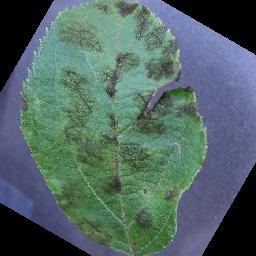
#> input picture data/Apple___Apple_scab/12bc3d5c-2409-426e-b6cb-a08cbf488153___FREC_Scab 3154_new30degFlipLR.JPG, 256 x 256 px; its folder holds only this picture in this run
$ jupyter execute --allow-errors leaf_disease_detection.ipynb
#> lines starting #> are read from the running program, lines starting #| are printed output that depends on the picture
[cell 1]
import os
import numpy as np
import pandas as pd
import matplotlib.pyplot as plt
import seaborn as sns
from PIL import Image

#### Data preparation

[cell 2]
def load_data(root_dir,image_size=(32,32)):
#> called with root_dir = 'data', image_size = (32, 32)
    X=[]
    Y=[]
    for label in sorted(os.listdir(root_dir)):
        label_path= os.path.join(root_dir,label)
        if not os.path.isdir(label_path):
            continue
        for fname in os.listdir(label_path):
            if fname.lower().endswith(".jpg"):
                img_path= os.path.join(label_path,fname)
                img=Image.open(img_path).convert('L').resize(image_size)
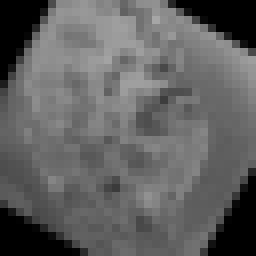
#> img: PIL image 32x32 L (shown 8 times larger); min 0, max 166, mean 96.3
                X.append(np.array(img).flatten())
                Y.append(label)
#> pass 2 of the loop in load_data, `for label in sorted(os.listdir(root_dir)):`:
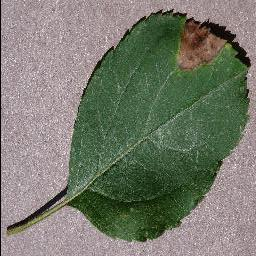
#> input picture data/Apple___Black_rot/04e74a0c-bda4-4e06-aeab-ec24b1007994___JR_FrgE.S 8782_270deg.JPG, 256 x 256 px
#> in load_data, `img=Image.open(img_path).convert('L').resize(image_size)`:
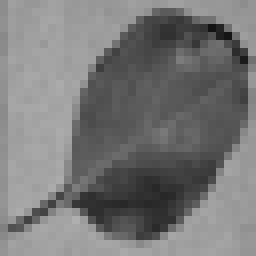
#> img: PIL image 32x32 L (shown 8 times larger); min 20, max 174, mean 119.4
    return np.array(X), np.array(Y)

[cell 3]
image_folder='data'
X,y=load_data(image_folder,image_size=(32,32))

[cell 4]
X

[cell 5]
print(len(np.unique(y)))
#| 2
print(np.unique(y))
#| ['Apple___Apple_scab' 'Apple___Black_rot']

[cell 6]
fig, axes=plt.subplots(5,3,figsize=(15,20))
#> (the rest of this cell did not finish here and is left out)

[cell 7]
from sklearn.preprocessing import StandardScaler
from sklearn.model_selection import train_test_split
from sklearn.neighbors import KNeighborsClassifier
from sklearn.metrics import classification_report, accuracy_score

[cell 8]
scaler= StandardScaler()
X_scaled=scaler.fit_transform(X)
X_train,X_test,y_train,y_test= train_test_split(X_scaled, y, test_size=0.2, random_state=42)

[cell 9]
knn=KNeighborsClassifier(n_neighbors=10)
knn.fit(X_train,y_train)

#> (a cell that did not finish here is left out)

[cell 11]
fig, axes=plt.subplots(6,3,figsize=(20,20))
#> (the rest of this cell did not finish here and is left out)

#> (a cell that did not finish here is left out)

[cell 13]
from sklearn.model_selection import GridSearchCV

[cell 14]
param_grid = {
    'n_neighbors': [2,3,4,5,7,10,12,15,17,20]
}

[cell 15]
grid = GridSearchCV(knn, param_grid, cv=5, scoring='accuracy')
#> (the rest of this cell did not finish here and is left out)

#> (a cell that did not finish here is left out)

[cell 17]
from sklearn.ensemble import RandomForestClassifier

[cell 18]
random_forest_model=RandomForestClassifier(random_state=42)
random_forest_model.fit(X_train,y_train)

[cell 19]
y_pred=random_forest_model.predict(X_test)

[cell 20]
fig, axes=plt.subplots(6,3,figsize=(20,20))
#> (the rest of this cell did not finish here and is left out)

[cell 21]
print(f'Accuracy SCORE:{accuracy_score(y_test,y_pred)*100}%')
#| Accuracy SCORE:0.0%
print(f'CLASSIFICATION REPORT: \n {classification_report(y_test,y_pred)}')
#| CLASSIFICATION REPORT:
#|                      precision    recall  f1-score   support
#| Apple___Apple_scab       0.00      0.00      0.00       0.0
#|  Apple___Black_rot       0.00      0.00      0.00       1.0
#|           accuracy                           0.00       1.0
#|          macro avg       0.00      0.00      0.00       1.0
#|       weighted avg       0.00      0.00      0.00       1.0
#| Fitting 5 folds for each of 16 candidates, totalling 80 fits

[cell 22]
param_grid={
    'n_estimators':[100,200,300,400],
    'max_features':['auto','sqrt'],
    'bootstrap':[True,False]
}

[cell 23]
grid_search=GridSearchCV(estimator=random_forest_model,param_grid=param_grid,cv=5,
                         verbose=2, scoring='accuracy')
#> (the rest of this cell did not finish here and is left out)
